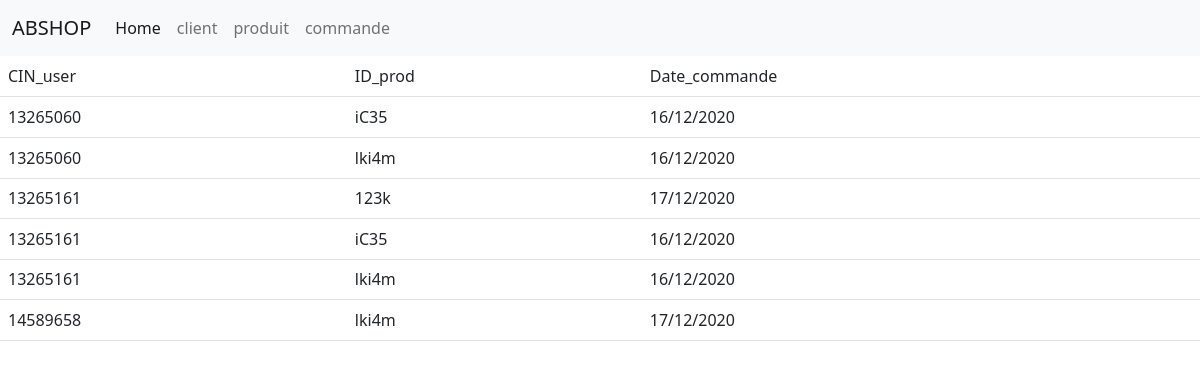
The page /php/commande.php on the database its author committed.
### tables this page shows
CREATE TABLE `commande` (
  `CIN_user` varchar(255) NOT NULL,
  `ID_prod` varchar(255) NOT NULL,
  `Date_commande` varchar(255) NOT NULL
);

### php/commande.php (the view, shortened to what this page needs)
<!doctype html>
<html>
    <head>
        <link href="css/bootstrap.min.css" rel="stylesheet" >
    </head>
    <body>
    <nav class="navbar navbar-expand-lg navbar-light bg-light">
        <div class="container-fluid">
          <a class="navbar-brand" href="#">ABSHOP</a>
          <div class="collapse navbar-collapse" id="navbarText">
            <ul class="navbar-nav me-auto mb-2 mb-lg-0">
              <li class="nav-item">
                <a class="nav-link active" aria-current="page" href="home.php">Home</a>
              </li>
              <li class="nav-item">
                <a class="nav-link" href="client.php">client</a>
              </li>
              <li class="nav-item">
                <a class="nav-link" href="produit.php">produit</a>
              </li>
              <li class="nav-item">
                <a class="nav-link" href="commande.php">commande</a>
              </li>
            </ul>
            </div>
        </div>
      </nav>
        <table class="table table-hover">
<?php
include 'base.php';
$res=$db->query("SELECT * FROM `commande`");
$Res=$res->fetchAll(PDO::FETCH_ASSOC);
for($i=0;$i<count($Res);$i++)
{
    echo "<tr>";
    foreach ($Res[$i] as $k=>$v)
    {
             if($i==0)
             {
               echo "<td>".$k."</td> ";
             }
    }
    echo "</tr>";
    echo "<tr>";
    foreach ($Res[$i] as $k=>$v)
    {
               echo "<td>".$v."</td> ";
    }
    echo "</tr>";
}
?>
</table>
</body>
</html>

### rows shown on the page
commande: CIN_user "13265060", ID_prod "iC35", Date_commande "16/12/2020"
commande: CIN_user "13265060", ID_prod "lki4m", Date_commande "16/12/2020"
commande: CIN_user "13265161", ID_prod "123k", Date_commande "17/12/2020"
commande: CIN_user "13265161", ID_prod "iC35", Date_commande "16/12/2020"
commande: CIN_user "13265161", ID_prod "lki4m", Date_commande "16/12/2020"
commande: CIN_user "14589658", ID_prod "lki4m", Date_commande "17/12/2020"

### other values the page prints
$k "CIN_user"
$k "ID_prod"
$k "Date_commande"
